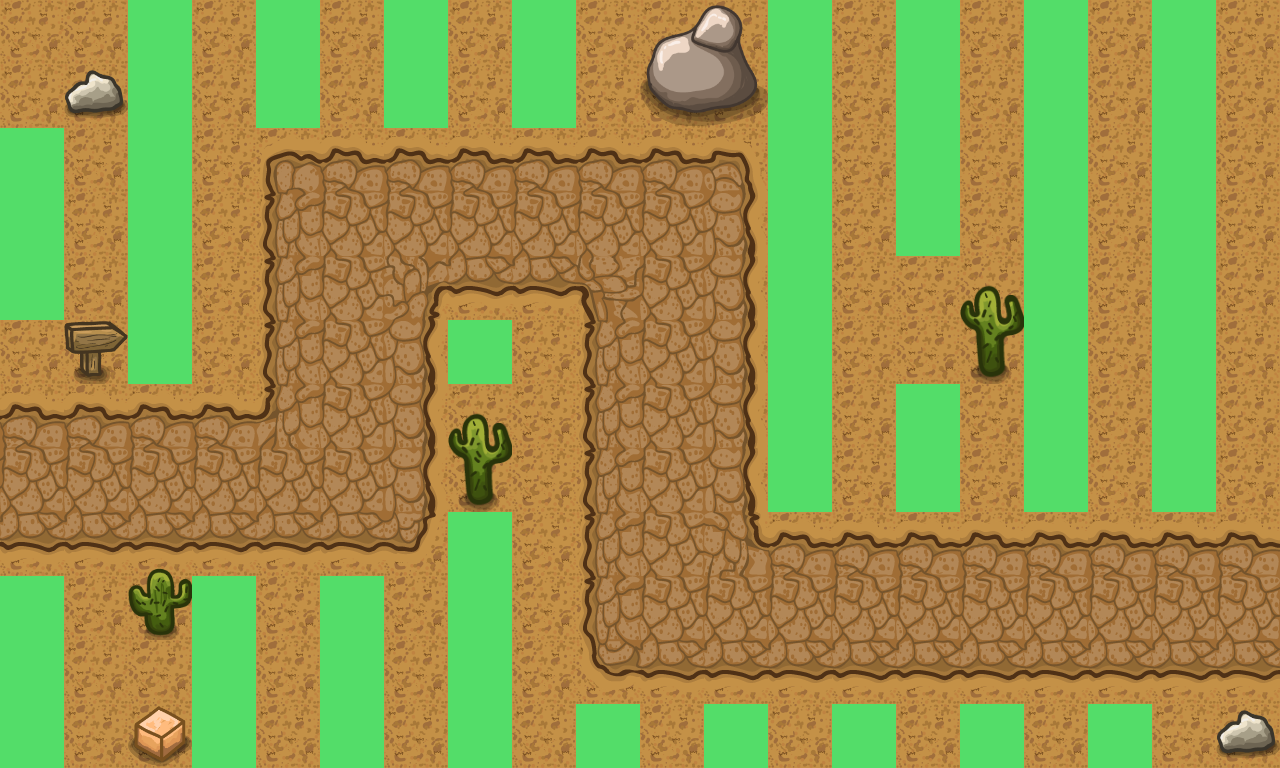

Tiled map render using the project's own tile images. Description and the whole map definition, tile-layer contents included, below:
An orthogonal 20x12 tile map with 64x64 px tiles, 4 tile layers (Background, Path, Decorations, Placement Tiles) and 1 object.

<map version="1.9" tiledversion="1.9.2" orientation="orthogonal" renderorder="right-down" width="20" height="12" tilewidth="64" tileheight="64" infinite="0" nextlayerid="6" nextobjectid="3">
 <editorsettings>
  <export target="biotox.js" format="js" />
 </editorsettings>
 <tileset firstgid="1" source="desert tileset.tsx" />
 <layer id="1" name="Background" width="20" height="12">
  <data encoding="csv">
16,16,16,16,16,16,16,16,16,16,16,16,16,16,16,16,16,16,16,16,
16,16,16,16,16,16,16,16,16,16,16,16,16,16,16,16,16,16,16,16,
16,16,16,16,16,16,16,16,16,16,16,16,16,16,16,16,16,16,16,16,
16,16,16,16,16,16,16,16,16,16,16,16,16,16,16,16,16,16,16,16,
16,16,16,16,16,16,16,16,16,16,16,16,16,16,16,16,16,16,16,16,
16,16,16,16,16,16,16,16,16,16,16,16,16,16,16,16,16,16,16,16,
16,16,16,16,16,16,16,16,16,16,16,16,16,16,16,16,16,16,16,16,
16,16,16,16,16,16,16,16,16,16,16,16,16,16,16,16,16,16,16,16,
16,16,16,16,16,16,16,16,16,16,16,16,16,16,16,16,16,16,16,16,
16,16,16,16,16,16,16,16,16,16,16,16,16,16,16,16,16,16,16,16,
16,16,16,16,16,16,16,16,16,16,16,16,16,16,16,16,16,16,16,16,
16,16,16,16,16,16,16,16,16,16,16,16,16,16,16,16,16,16,16,16
</data>
 </layer>
 <layer id="2" name="Path" width="20" height="12">
  <data encoding="csv">
0,0,0,0,0,0,0,0,0,0,0,0,0,0,0,0,0,0,0,0,
0,0,0,0,0,0,0,0,0,0,0,0,0,0,0,0,0,0,0,0,
0,0,0,0,4,5,5,5,5,5,5,6,0,0,0,0,0,0,0,0,
0,0,0,0,18,19,19,19,19,19,19,20,0,0,0,0,0,0,0,0,
0,0,0,0,18,19,22,33,33,21,19,20,0,0,0,0,0,0,0,0,
0,0,0,0,18,19,20,0,0,18,19,20,0,0,0,0,0,0,0,0,
5,5,5,5,7,19,20,0,0,18,19,20,0,0,0,0,0,0,0,0,
19,19,19,19,19,19,20,0,0,18,19,20,0,0,0,0,0,0,0,0,
33,33,33,33,33,33,34,0,0,18,19,8,5,5,5,5,5,5,5,5,
0,0,0,0,0,0,0,0,0,18,19,19,19,19,19,19,19,19,19,19,
0,0,0,0,0,0,0,0,0,32,33,33,33,33,33,33,33,33,33,33,
0,0,0,0,0,0,0,0,0,0,0,0,0,0,0,0,0,0,0,0
</data>
 </layer>
 <layer id="3" name="Decorations" width="20" height="12">
  <data encoding="csv">
0,0,0,0,0,0,0,0,0,0,89,90,0,0,0,0,0,0,0,0,
0,43,0,0,0,0,0,0,0,0,103,104,0,0,0,0,0,0,0,0,
0,0,0,0,0,0,0,0,0,0,0,0,0,0,0,0,0,0,0,0,
0,0,0,0,0,0,0,0,0,0,0,0,0,0,0,0,0,0,0,0,
0,0,0,0,0,0,0,0,0,0,0,0,0,0,0,57,0,0,0,0,
0,47,0,0,0,0,0,0,0,0,0,0,0,0,0,71,0,0,0,0,
0,0,0,0,0,0,0,57,0,0,0,0,0,0,0,0,0,0,0,0,
0,0,0,0,0,0,0,71,0,0,0,0,0,0,0,0,0,0,0,0,
0,0,58,0,0,0,0,0,0,0,0,0,0,0,0,0,0,0,0,0,
0,0,72,0,0,0,0,0,0,0,0,0,0,0,0,0,0,0,0,0,
0,0,0,0,0,0,0,0,0,0,0,0,0,0,0,0,0,0,0,0,
0,0,45,0,0,0,0,0,0,0,0,0,0,0,0,0,0,0,0,43
</data>
 </layer>
 <objectgroup id="4" name="Object Layer 1">
  <object id="1" x="1.33333" y="0">
   <polyline points="0,0 -170.667,466.667 345.333,464 344,220 664,218.667 669.333,604 1465.33,605.333" />
  </object>
 </objectgroup>
 <layer id="5" name="Placement Tiles" width="20" height="12">
  <data encoding="csv">
0,0,14,0,14,0,14,0,14,0,0,0,14,0,14,0,14,0,14,0,
0,0,14,0,14,0,14,0,14,0,0,0,14,0,14,0,14,0,14,0,
14,0,14,0,0,0,0,0,0,0,0,0,14,0,14,0,14,0,14,0,
14,0,14,0,0,0,0,0,0,0,0,0,14,0,14,0,14,0,14,0,
14,0,14,0,0,0,0,0,0,0,0,0,14,0,0,0,14,0,14,0,
0,0,14,0,0,0,0,14,0,0,0,0,14,0,0,0,14,0,14,0,
0,0,0,0,0,0,0,0,0,0,0,0,14,0,14,0,14,0,14,0,
0,0,0,0,0,0,0,0,0,0,0,0,14,0,14,0,14,0,14,0,
0,0,0,0,0,0,0,14,0,0,0,0,0,0,0,0,0,0,0,0,
14,0,0,14,0,14,0,14,0,0,0,0,0,0,0,0,0,0,0,0,
14,0,0,14,0,14,0,14,0,0,0,0,0,0,0,0,0,0,0,0,
14,0,0,14,0,14,0,14,0,14,0,14,0,14,0,14,0,14,0,0
</data>
 </layer>
</map>
